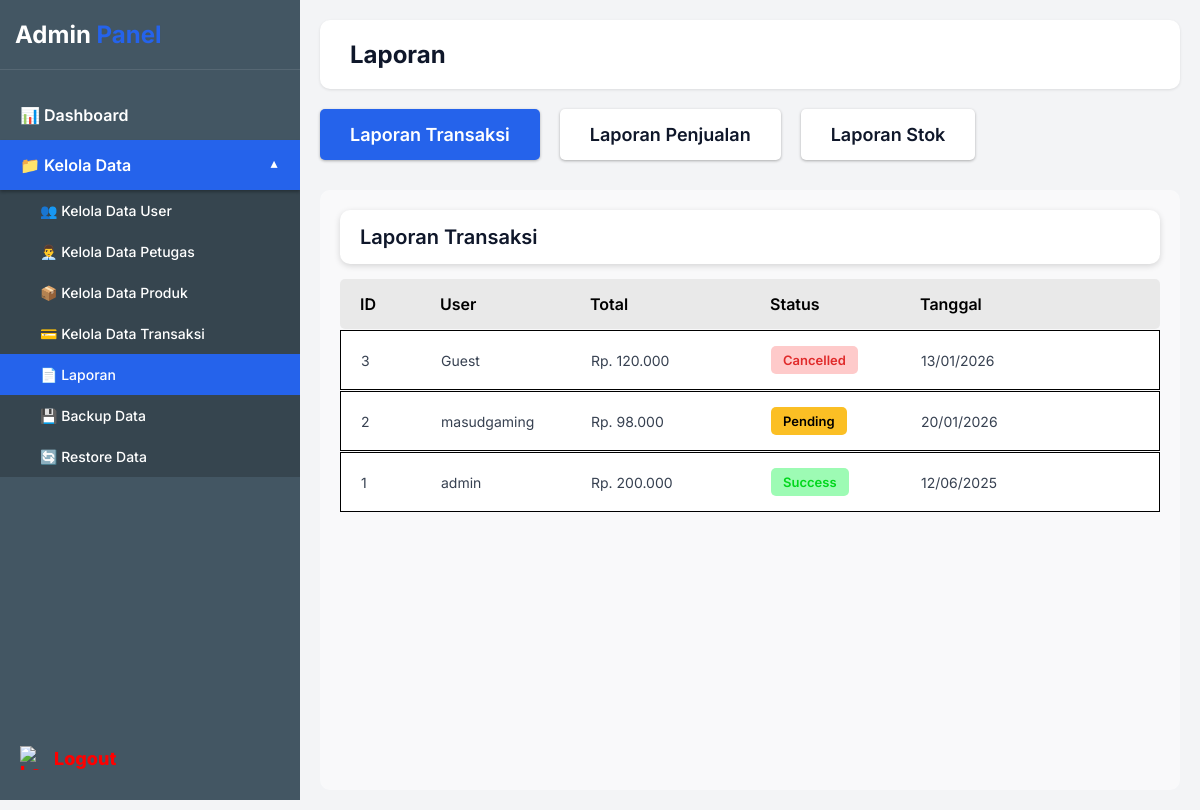
Page /admin/laporan.php (signed in) on the earlier database version.
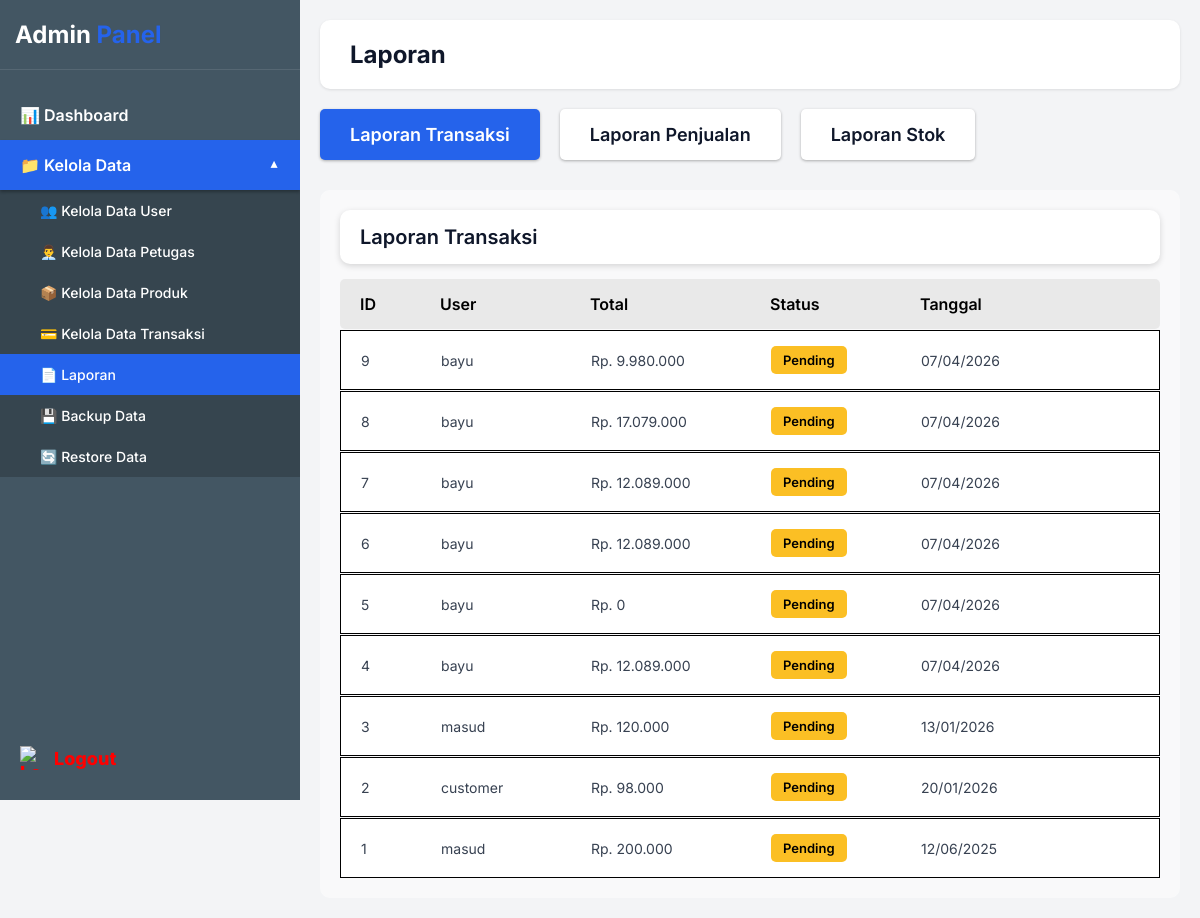
Same page on the later database version.
### tables this page shows
CREATE TABLE `orders` (
  `id` int(11) NOT NULL AUTO_INCREMENT,
  `user_id` int(11) DEFAULT NULL,
  `total_bayar` decimal(10,2) NOT NULL,
  `ongkir` decimal(10,2) DEFAULT 0.00,
  `nama_penerima` varchar(100) NOT NULL,
  `no_telp` varchar(20) NOT NULL,
  `alamat` text NOT NULL,
  `metode_pembayaran` enum('m-banking','e-wallet','cod') DEFAULT 'm-banking',
  `detail_pembayaran` varchar(100) DEFAULT NULL,
  `tanggal_transaksi` date NOT NULL,
  `status` enum('pending','diproses','dikirim','selesai','dibatalkan') DEFAULT 'pending',
  `created_at` timestamp NOT NULL DEFAULT current_timestamp(),
  PRIMARY KEY (`id`),
  KEY `idx_user_id` (`user_id`)
);

CREATE TABLE `users` (
  `id` int(11) NOT NULL AUTO_INCREMENT,
  `username` varchar(50) NOT NULL,
  `password` varchar(255) NOT NULL,
  `nama_lengkap` varchar(100) NOT NULL,
  `email` varchar(100) DEFAULT NULL,
  `no_hp` varchar(20) DEFAULT NULL,
  `alamat` text DEFAULT NULL,
  `role` enum('admin','petugas','user') DEFAULT 'user',
  `created_at` timestamp NOT NULL DEFAULT current_timestamp(),
  PRIMARY KEY (`id`),
  UNIQUE KEY `username` (`username`),
  KEY `idx_id` (`id`)
);

### admin/laporan.php (the view, shortened to what the changed rows need)
<?php
include '../config.php';
$active_tab = isset($_GET['tab']) ? $_GET['tab'] : 'transaksi';
if ($active_tab == 'transaksi') {
    $query = mysqli_query($koneksi, "
        SELECT orders.*, users.username as user_name
        FROM orders
        LEFT JOIN users ON orders.user_id = users.id
        ORDER BY orders.id DESC
    ");
    $table_headers = ['ID', 'User', 'Total', 'Status', 'Tanggal'];
} else {
    $query = mysqli_query($koneksi, "SELECT * FROM products ORDER BY id DESC");
    $table_headers = ['ID', 'Nama Produk', 'Harga', 'Stok', 'Keterangan'];
    $title = 'Laporan Stok';
}
?>
<!DOCTYPE html>
<html lang="en">
<head>
</head>
<body>
    <div class="main-content">
        <div class="report-container">
            <div class="table-header">
                <?php foreach($table_headers as $header): ?>
                    <div><?php echo $header; ?></div>
                <?php endforeach; ?>
            </div>
            <?php
            while($row = mysqli_fetch_assoc($query)):
            ?>
            <div class="table-row">
                <div class="table-cell"><?php echo $row['id']; ?></div>
                <?php if($active_tab == 'stok'): ?>
                    <div class="table-cell"><?php echo htmlspecialchars($row['nama_produk']); ?></div>
                    <div class="table-cell">Rp. <?php echo number_format($row['harga'], 0, ',', '.'); ?></div>
                    <div class="table-cell">
                        <?php
                        $stock_class = '';
                        if($row['stok'] > 20) $stock_class = 'stock-available';
                        elseif($row['stok'] > 0) $stock_class = 'stock-low';
                        else $stock_class = 'stock-out';
                        ?>
                        <span class="stock-badge <?php echo $stock_class; ?>">
                            <?php echo $row['stok']; ?>
                        </span>
                    </div>
                    <div class="table-cell"><?php echo substr($row['deskripsi'], 0, 30); ?>...</div>
                <?php else: ?>
                    <div class="table-cell"><?php echo htmlspecialchars($row['user_name'] ?? 'Guest'); ?></div>
                    <div class="table-cell">Rp. <?php echo number_format($row['total_bayar'], 0, ',', '.'); ?></div>
                    <div class="table-cell">
                        <?php
                        $status_class = '';
                        if($row['status'] == 'success') $status_class = 'status-success';
                        elseif($row['status'] == 'pending') $status_class = 'status-pending';
                        else $status_class = 'status-cancelled';
                        ?>
                        <span class="status-badge <?php echo $status_class; ?>">
                            <?php echo ucfirst($row['status']); ?>
                        </span>
                    </div>
                    <div class="table-cell"><?php echo date('d/m/Y', strtotime($row['tanggal_transaksi'])); ?></div>
                <?php endif; ?>
            </div>
            <?php endwhile; ?>
        </div>
    </div>
</body>
</html>

Differences in the rows shown:
added orders: id "9", user.username "bayu", total_bayar "9.980.000", status "Pending", tanggal_transaksi "07/04/2026"
added orders: id "8", user.username "bayu", total_bayar "17.079.000", status "Pending", tanggal_transaksi "07/04/2026"
added orders: id "7", user.username "bayu", total_bayar "12.089.000", status "Pending", tanggal_transaksi "07/04/2026"
added orders: id "6", user.username "bayu", total_bayar "12.089.000", status "Pending", tanggal_transaksi "07/04/2026"
added orders: id "5", user.username "bayu", total_bayar "0", status "Pending", tanggal_transaksi "07/04/2026"
added orders: id "4", user.username "bayu", total_bayar "12.089.000", status "Pending", tanggal_transaksi "07/04/2026"
changed orders id 3: user.username "Guest" → "masud"; status "Cancelled" → "Pending"
changed orders id 2: user.username "masudgaming" → "customer"
changed orders id 1: user.username "admin" → "masud"; status "Success" → "Pending"
